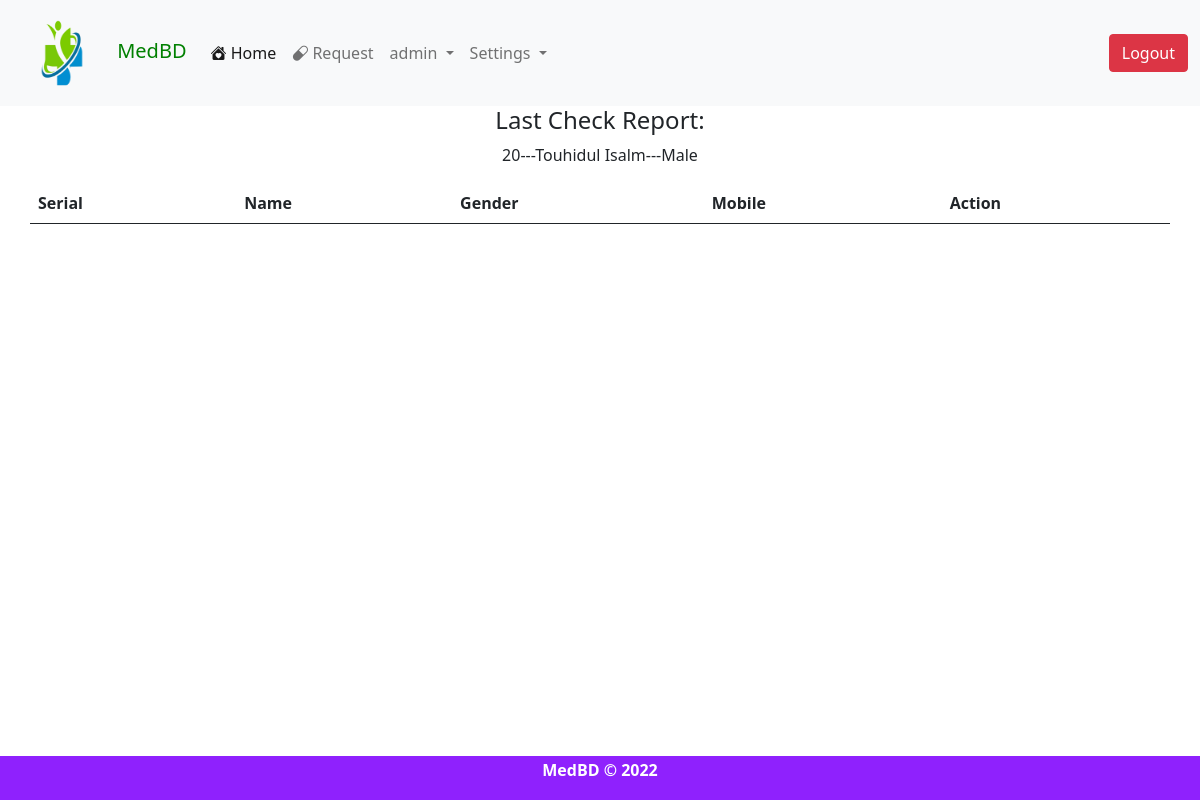
The page /doctor/request/ (signed in) on the database its author committed.
### doctor/models.py (models this page shows, shortened)
class Prescription(models.Model):
    TYPES = (
        ('Cap','Cap'),
        ('Syp','Syp'),
        ('Tab','Tab'),
        ('Sus','Sus'),
        ('Oral','Oral'),
        ('Injec','Injec'),
    )
    TIME = (
        ('1+1+1', '1+1+1'),
        ('1+0+1', '1+0+1'),
        ('1+0+0', '1+0+0'),
        ('0+1+1', '0+1+1'),
        ('0+1+0', '0+1+0'),
        ('0+0+1', '0+0+1'),
        ('1+1+0', '1+1+0'),
        ('0+0+0', '0+0+0'),
    )
    GENDER=(
        ('Male','Male'),
        ('Female','Female')
    )
    qrimage =models.ImageField(default='default.jpg',upload_to='images/qrcode')
    name = models.CharField(max_length=100)
    email = models.EmailField(max_length=1000)
    gender =models.CharField(max_length=10,choices=GENDER)
    age = models.CharField(max_length=10)
    date = models.DateField()
    symptoms = models.TextField(max_length=2000)
    mobile = models.IntegerField()
    disease = models.CharField(max_length=2000)
    advice = models.TextField(max_length=5000, null=True, blank=True)
    investigation = models.TextField(max_length=5000, null=True, blank=True)
    time = models.TimeField(datetime.datetime.now().time(),max_length=100)
    med_types_1 = models.CharField(
        max_length=100, choices=TYPES, null=True, blank=True)
    grp_1 = models.CharField(
        max_length=1000, null=True, blank=True)
    taken_time_1 = models.CharField(
        max_length=100, choices=TIME, null=True, blank=True)
    qty_1 = models.CharField(max_length=100, null=True, blank=True)
    day_1 = models.CharField(max_length=100, null=True, blank=True)
    med_types_2 = models.CharField(
        max_length=100, choices=TYPES, null=True, blank=True)
    grp_2 = models.CharField(
        max_length=1000, null=True, blank=True)
    taken_time_2 = models.CharField(
        max_length=100, choices=TIME, null=True, blank=True)
    qty_2 = models.CharField(max_length=100, null=True, blank=True)
    day_2 = models.CharField(max_length=100, null=True, blank=True)
    med_types_3 = models.CharField(
        max_length=100, choices=TYPES, null=True, blank=True)
    grp_3 = models.CharField(
        max_length=1000, null=True, blank=True)
    taken_time_3 = models.CharField(
        max_length=100, choices=TIME, null=True, blank=True)
    qty_3 = models.CharField(max_length=100, null=True, blank=True)
    day_3 = models.CharField(max_length=100, null=True, blank=True)
    med_types_4 = models.CharField(
        max_length=100, choices=TYPES, null=True, blank=True)
    grp_4 = models.CharField(
        max_length=1000, null=True, blank=True)
    taken_time_4 = models.CharField(
        max_length=100, choices=TIME, null=True, blank=True)
    qty_4 = models.CharField(max_length=100, null=True, blank=True)
    day_4 = models.CharField(max_length=100, null=True, blank=True)
    med_types_5 = models.CharField(
        max_length=100, choices=TYPES, null=True, blank=True)
    grp_5 = models.CharField(
        max_length=1000, null=True, blank=True)
    taken_time_5 = models.CharField(
        max_length=100, choices=TIME, null=True, blank=True)
    qty_5 = models.CharField(max_length=100, null=True, blank=True)
    day_5 = models.CharField(max_length=100, null=True, blank=True)
    med_types_6 = models.CharField(
        max_length=100, choices=TYPES, null=True, blank=True)
    grp_6 = models.CharField(
        max_length=1000, null=True, blank=True)
    taken_time_6 = models.CharField(
        max_length=100, choices=TIME, null=True, blank=True)
    qty_6 = models.CharField(max_length=100, null=True, blank=True)
    day_6 = models.CharField(max_length=100, null=True, blank=True)
    med_types_7 = models.CharField(
        max_length=100, choices=TYPES, null=True, blank=True)
    grp_7 = models.CharField(
        max_length=1000, null=True, blank=True)
    taken_time_7 = models.CharField(
        max_length=100, choices=TIME, null=True, blank=True)
    qty_7 = models.CharField(max_length=100, null=True, blank=True)
    day_7 = models.CharField(max_length=100, null=True, blank=True)
    med_types_8 = models.CharField(
        max_length=100, choices=TYPES, null=True, blank=True)
    grp_8 = models.CharField(
        max_length=1000, null=True, blank=True)
    taken_time_8 = models.CharField(
        max_length=100, choices=TIME, null=True, blank=True)
    qty_8 = models.CharField(max_length=100, null=True, blank=True)
    day_8 = models.CharField(max_length=100, null=True, blank=True)
    med_types_9 = models.CharField(
        max_length=100, choices=TYPES, null=True, blank=True)
    grp_9 = models.CharField(
        max_length=1000, null=True, blank=True)
    taken_time_9 = models.CharField(
        max_length=100, choices=TIME, null=True, blank=True)
    qty_9 = models.CharField(max_length=100, null=True, blank=True)
    day_9 = models.CharField(max_length=100, null=True, blank=True)
    med_types_10 = models.CharField(
        max_length=100, choices=TYPES, null=True, blank=True)
    grp_10 = models.CharField(
        max_length=1000, null=True, blank=True)
    taken_time_10 = models.CharField(
        max_length=100, choices=TIME, null=True, blank=True)
    qty_10 = models.CharField(max_length=100, null=True, blank=True)
    day_10 = models.CharField(max_length=100, null=True, blank=True)
    med_types_11 = models.CharField(
        max_length=100, choices=TYPES, null=True, blank=True)
    grp_11 = models.CharField(
        max_length=1000, null=True, blank=True)
    taken_time_11 = models.CharField(
        max_length=100, choices=TIME, null=True, blank=True)
    qty_11 = models.CharField(max_length=100, null=True, blank=True)
    day_11 = models.CharField(max_length=100, null=True, blank=True)
    med_types_12 = models.CharField(
        max_length=100, choices=TYPES, null=True, blank=True)
    grp_12 = models.CharField(
        max_length=1000, null=True, blank=True)
    taken_time_12 = models.CharField(
        max_length=100, choices=TIME, null=True, blank=True)
    qty_12 = models.CharField(max_length=100, null=True, blank=True)
    day_12 = models.CharField(max_length=100, null=True, blank=True)
    med_types_13 = models.CharField(
        max_length=100, choices=TYPES, null=True, blank=True)
    grp_13 = models.CharField(
        max_length=1000, null=True, blank=True)
    taken_time_13 = models.CharField(
        max_length=100, choices=TIME, null=True, blank=True)
    qty_13 = models.CharField(max_length=100, null=True, blank=True)
    day_13 = models.CharField(max_length=100, null=True, blank=True)
    med_types_14 = models.CharField(
        max_length=100, choices=TYPES, null=True, blank=True)
    grp_14 = models.CharField(
        max_length=1000, null=True, blank=True)
    taken_time_14 = models.CharField(
        max_length=100, choices=TIME, null=True, blank=True)
    qty_14 = models.CharField(max_length=100, null=True, blank=True)
    day_14 = models.CharField(max_length=100, null=True, blank=True)
    med_types_15 = models.CharField(
        max_length=100, choices=TYPES, null=True, blank=True)
    grp_15 = models.CharField(
        max_length=1000, null=True, blank=True)
    taken_time_15 = models.CharField(
        max_length=100, choices=TIME, null=True, blank=True)
    qty_15 = models.CharField(max_length=100, null=True, blank=True)
    day_15 = models.CharField(max_length=100, null=True, blank=True)
    med_types_16 = models.CharField(
        max_length=100, choices=TYPES, null=True, blank=True)
    grp_16 = models.CharField(
        max_length=1000, null=True, blank=True)
    taken_time_16 = models.CharField(
        max_length=100, choices=TIME, null=True, blank=True)
    qty_16 = models.CharField(max_length=100, null=True, blank=True)
    day_16 = models.CharField(max_length=100, null=True, blank=True)
    med_types_17 = models.CharField(
        max_length=100, choices=TYPES, null=True, blank=True)
    grp_17 = models.CharField(
        max_length=1000, null=True, blank=True)
    taken_time_17 = models.CharField(
        max_length=100, choices=TIME, null=True, blank=True)
    qty_17 = models.CharField(max_length=100, null=True, blank=True)
    day_17 = models.CharField(max_length=100, null=True, blank=True)
    med_types_18 = models.CharField(
        max_length=100, choices=TYPES, null=True, blank=True)
    grp_18 = models.CharField(
        max_length=1000, null=True, blank=True)
    taken_time_18 = models.CharField(
        max_length=100, choices=TIME, null=True, blank=True)
    qty_18 = models.CharField(max_length=100, null=True, blank=True)
    day_18 = models.CharField(max_length=100, null=True, blank=True)
    med_types_19 = models.CharField(
        max_length=100, choices=TYPES, null=True, blank=True)
    grp_19 = models.CharField(
        max_length=1000, null=True, blank=True)
    taken_time_19 = models.CharField(
        max_length=100, choices=TIME, null=True, blank=True)
    qty_19 = models.CharField(max_length=100, null=True, blank=True)
    day_19 = models.CharField(max_length=100, null=True, blank=True)
    med_types_20 = models.CharField(
        max_length=100, choices=TYPES, null=True, blank=True)
    grp_20 = models.CharField(
        max_length=1000, null=True, blank=True)
    taken_time_20 = models.CharField(
        max_length=100, choices=TIME, null=True, blank=True)
    qty_20 = models.CharField(max_length=100, null=True, blank=True)
    day_20 = models.CharField(max_length=100, null=True, blank=True)

### doctor/views.py (the view)
# urls.py: path('request/',PatientRequest,name='request'),
@login_required
def PatientRequest(request):
    data = patientQuery.objects.all().order_by('-id')
    pres = Prescription.objects.all().order_by('-id')[0:1]
    context={
        'data':data,
        'pres':pres
    }
    return render(request, 'doctor/request.html', context)

### templates/doctor/request.html (shortened to what this page needs)
{% extends 'basic.html' %}
{% load static %}
{% load crispy_forms_tags %}
{% block body %}
<div class='container'>
    <div class='row'>
        <table class="table table-striped table-inverse table-responsive">
            {% for p in pres %}
                <center><h4>Last Check Report: </h4>
                <p>{{p.id}}---{{p.name}}---{{p.gender}}</p></center>
            {% endfor %}
            <thead class="thead-inverse">
                <tr>
                    <th>Serial</th>
                    <th>Name</th>
                    <th>Gender</th>
                    <th>Mobile</th>
                    <th>Action</th>
                </tr>
                </thead>
        </table>
    </div>
</div>
{% endblock body %}

### templates/basic.html (shortened to what this page needs)
<!doctype html>
{% load static %}
<html lang="en">
  <head>
    <link rel="stylesheet" href="https://cdn.jsdelivr.net/npm/bootstrap-icons@1.9.1/font/bootstrap-icons.css">
    <link rel="stylesheet" href="//code.jquery.com/ui/1.13.2/themes/base/jquery-ui.css">
    <link href="https://cdn.jsdelivr.net/npm/bootstrap@5.0.2/dist/css/bootstrap.min.css" rel="stylesheet">
  </head>
  <body>
   <nav class="navbar navbar-expand-lg navbar-light bg-light">
  <div class="container-fluid">
    <a class="navbar-brand" href="/" style='color:Green;'><img src="{% static '/images/logo.png' %}" alt="" width='100px' height='80px'> MedBD</a>
    <div class="collapse navbar-collapse" id="navbarSupportedContent">
      <ul class="navbar-nav me-auto mb-2 mb-lg-0">
        <li class="nav-item">
          <a class="nav-link active" aria-current="page" href="/"><i class="bi bi-house-heart-fill"></i> Home</a>
        </li>
        {% if user.is_authenticated %}
        <li class="nav-item">
          <a class="nav-link" href="/doctor/request/"><i class="bi bi-capsule"></i> Request</a>
        </li>
        <li class="nav-item dropdown">
          <a class="nav-link dropdown-toggle" href="#" id="navbarDropdown" role="button" data-bs-toggle="dropdown" aria-expanded="false">
           {{user.username}}
          </a>
          <li class="nav-item dropdown">
          <a class="nav-link dropdown-toggle" href="#" id="navbarDropdown" role="button" data-bs-toggle="dropdown" aria-expanded="false">
           Settings
          </a>
        </li>
      </ul>
      <div class="d-flex">
        <a class="btn btn-danger" href="/medicine/logout/" role="button">Logout</a>
      </div>
        {% else %}
        <div class="d-flex" id='btn'>
        <a class="btn btn-danger" href="/medicine/login/" role="button">Login</a>
        <span>&nbsp; &nbsp; &nbsp;</span>
        <a class="btn btn-success" href="/medicine/register/" role="button">Register</a>
        </div>
      {% endif %}
    </div>
  </div>
</nav>
{% block body %}{% endblock body %}
    {% include 'footer.html' %}
  </body>
</html>

### rows shown on the page
Prescription: id "20", name "Touhidul Isalm", gender "Male"

### other values the page prints
{{ user.username }} "admin"
